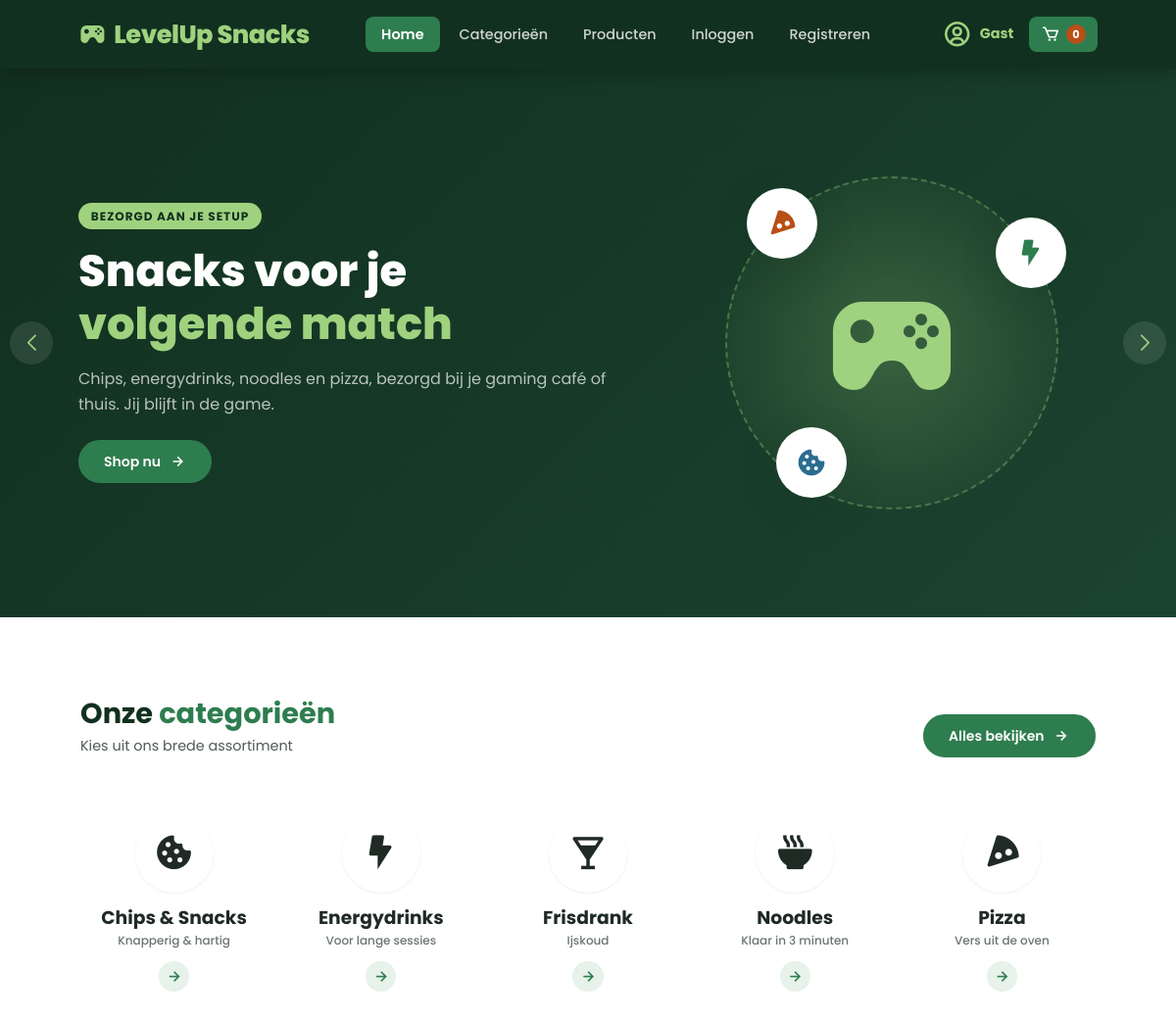
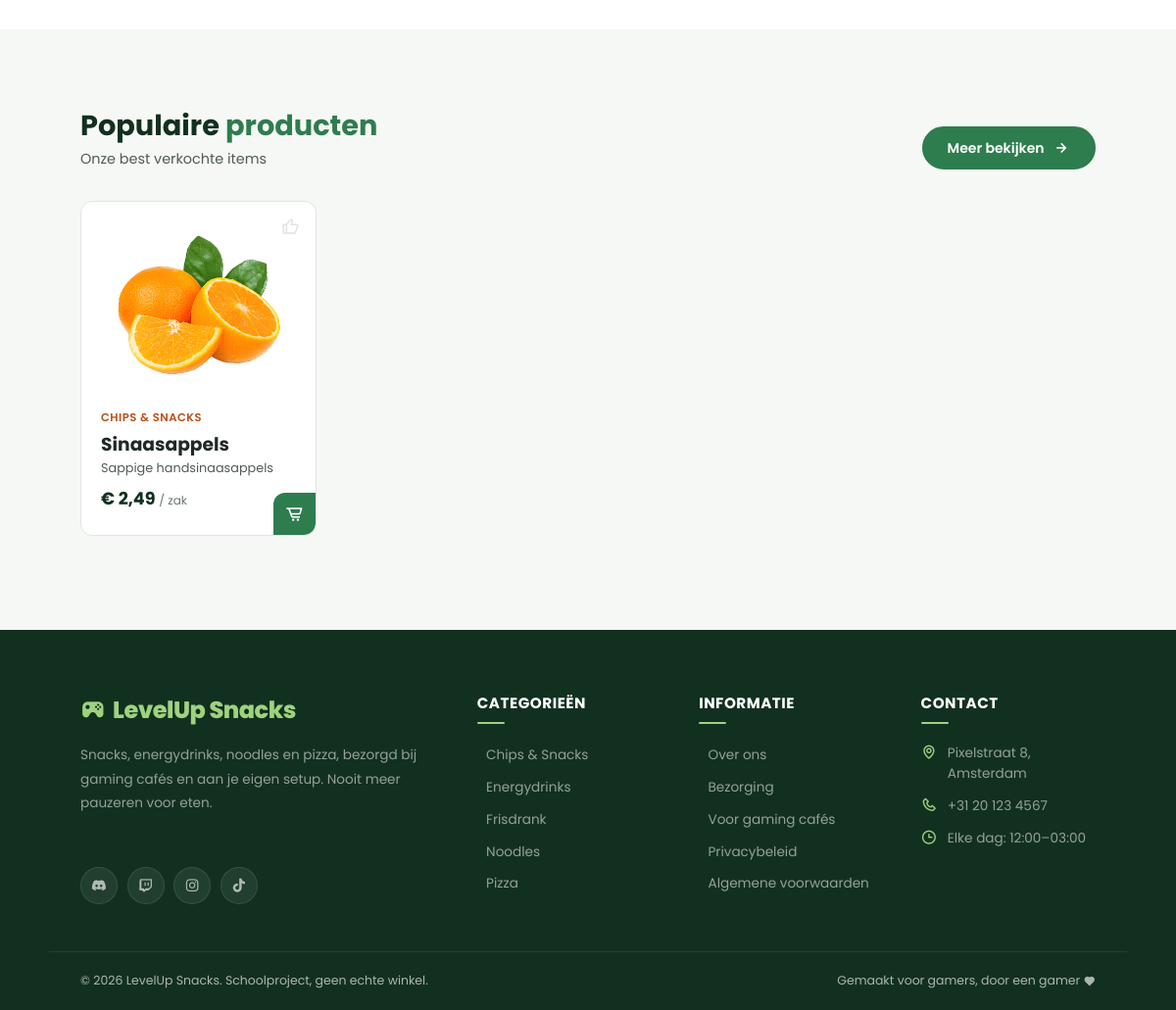
The page / on the database its author committed (2 pictures, top to bottom).
### tables this page shows
CREATE TABLE IF NOT EXISTS `products` (
  `id`          INT(11)      NOT NULL AUTO_INCREMENT,
  `name`        VARCHAR(100) NOT NULL,
  `description` VARCHAR(255) NOT NULL DEFAULT '',
  `price`       DECIMAL(8,2) NOT NULL,   
  `image`       VARCHAR(255) NOT NULL,   
  `category`    INT(11)      NOT NULL,
  PRIMARY KEY (`id`)
);

### includes/functions.php (called while the page is built, shortened)
<?php
function e(mixed $value): string
{
    return htmlspecialchars((string) $value, ENT_QUOTES, 'UTF-8');
}
function asset(string $path): string
{
    $file = __DIR__ . '/../' . $path;
    $version = is_file($file) ? filemtime($file) : 0;
    return APPURL . '/' . $path . '?v=' . $version;
}
function format_price(float|string $amount): string
{
    return '€ ' . number_format((float) $amount, 2, ',', '.');
}
function current_user(): ?array
{
    return $_SESSION['user'] ?? null;
}

### includes/product-card.php (the view)
<?php
$productCategory = CATEGORIES[$product['category']] ?? ['name' => '', 'unit' => 'stuk'];
?>
<div class="box">
    <i class="bx bx-like"></i>
    <img src="<?= APPURL ?>/images/<?= e($product['image']) ?>" alt="<?= e($product['name']) ?>">
    <?php if ($productCategory['name']): ?>
        <span class="category-tag"><?= e($productCategory['name']) ?></span>
    <?php endif; ?>
    <h3><?= e($product['name']) ?></h3>
    <?php if (!empty($product['description'])): ?>
        <p class="description"><?= e($product['description']) ?></p>
    <?php endif; ?>
    <p class="price"><?= format_price($product['price']) ?> <span>/ <?= e($productCategory['unit']) ?></span></p>
    <i class="bx bx-cart-alt add-to-cart"
       data-id="<?= (int) $product['id'] ?>"
       data-name="<?= e($product['name']) ?>"
       data-price="<?= e($product['price']) ?>"></i>
</div>

### includes/header.php (shortened to what this page needs)
<?php
$inAdmin     = str_contains($_SERVER['PHP_SELF'], '/admin/');
$currentPage = $inAdmin ? '' : basename($_SERVER['PHP_SELF']);
$user        = current_user();
function active_class(array $pages, string $currentPage): string
{
    return in_array($currentPage, $pages, true) ? ' class="home-active"' : '';
}
?>
<!DOCTYPE html>
<html lang="nl">
<head>
    <link rel="stylesheet" href="https://cdn.jsdelivr.net/npm/boxicons@2.1.4/css/boxicons.min.css">
    <link rel="stylesheet" href="https://cdn.jsdelivr.net/npm/swiper@11/swiper-bundle.min.css">
    <link rel="stylesheet" href="<?= asset('style.css') ?>">
</head>
<body>
    <header>
        <a href="<?= APPURL ?>/index.php" class="logo">
            <i class="bx bxs-joystick"></i> <?= APP_NAME ?>
        </a>
        <ul class="navbar" id="navbar">
            <li><a href="<?= APPURL ?>/index.php"<?= active_class(['index.php'], $currentPage) ?>>Home</a></li>
            <li><a href="<?= APPURL ?>/categories.php"<?= active_class(['categories.php', 'category.php'], $currentPage) ?>>Categorieën</a></li>
            <li><a href="<?= APPURL ?>/products.php"<?= active_class(['products.php'], $currentPage) ?>>Producten</a></li>
            <?php if ($user): ?>
                <li><a href="<?= APPURL ?>/account/orders.php"<?= active_class(['orders.php'], $currentPage) ?>>Bestellingen</a></li>
                <li><a href="<?= APPURL ?>/account/logout.php">Uitloggen</a></li>
            <?php else: ?>
                <li><a href="<?= APPURL ?>/account/login.php"<?= active_class(['login.php'], $currentPage) ?>>Inloggen</a></li>
                <li><a href="<?= APPURL ?>/account/register.php"<?= active_class(['register.php'], $currentPage) ?>>Registreren</a></li>
            <?php endif; ?>
        </ul>
        <div class="header-right">
            <div class="profile">
                <i class="bx bx-user-circle"></i>
                <span><?= $user ? e($user['name']) : 'Gast' ?></span>
            </div>
            <button class="cart-btn" id="cart-toggle" aria-label="Winkelwagen">
                <i class="bx bx-cart"></i>
                <span id="cart-count">0</span>
            </button>
        </div>
    </header>

### index.php (shortened to what this page needs)
<?php
require_once __DIR__ . '/includes/config.php';
$products = $pdo->query('SELECT * FROM products LIMIT 8')->fetchAll();
require __DIR__ . '/includes/header.php';
?>
<section class="home swiper" id="home">
    <div class="swiper-wrapper">
        <div class="swiper-slide container">
            <div class="home-text">
                <span class="tag">Bezorgd aan je setup</span>
                <h1>Snacks voor je<br><span>volgende match</span></h1>
                <p>Chips, energydrinks, noodles en pizza, bezorgd bij je gaming café of thuis. Jij blijft in de game.</p>
                <a href="#products" class="btn">Shop nu <i class="bx bx-right-arrow-alt"></i></a>
            </div>
            <div class="hero-visual" aria-hidden="true">
                <i class="bx bxs-joystick hero-icon"></i>
                <span class="hero-badge badge-1"><i class="bx bxs-pizza"></i></span>
                <span class="hero-badge badge-2"><i class="bx bxs-bolt"></i></span>
                <span class="hero-badge badge-3"><i class="bx bxs-cookie"></i></span>
            </div>
        </div>
    </div>
    <div class="swiper-button-next"></div>
    <div class="swiper-button-prev"></div>
</section>
<section class="categories" id="categories">
    <div class="section-wrapper">
        <div class="heading">
            <div>
                <h1>Onze <span>categorieën</span></h1>
                <p>Kies uit ons brede assortiment</p>
            </div>
            <a href="categories.php" class="btn">Alles bekijken <i class="bx bx-right-arrow-alt"></i></a>
        </div>
        <?php include __DIR__ . '/includes/category-grid.php'; ?>
    </div>
</section>
<section class="products" id="products">
    <div class="section-wrapper">
        <div class="heading">
            <div>
                <h1>Populaire <span>producten</span></h1>
                <p>Onze best verkochte items</p>
            </div>
            <a href="products.php" class="btn">Meer bekijken <i class="bx bx-right-arrow-alt"></i></a>
        </div>
        <?php include __DIR__ . '/includes/product-grid.php'; ?>
    </div>
</section>
<?php include __DIR__ . '/includes/footer.php'; ?>

### includes/category-grid.php (shortened to what this page needs)
<div class="categories-container">
    <?php foreach (CATEGORIES as $id => $category): ?>
        <a href="<?= APPURL ?>/category.php?id=<?= $id ?>" class="box cat-<?= $id ?>">
            <span class="category-icon" aria-hidden="true"><i class="bx <?= e($category['icon']) ?>"></i></span>
            <h3><?= e($category['name']) ?></h3>
            <span><?= e($category['subtitle']) ?></span>
            <i class="bx bx-right-arrow-alt" aria-hidden="true"></i>
        </a>
    <?php endforeach; ?>
</div>

### includes/product-grid.php (shortened to what this page needs)
<div class="products-container">
    <?php if ($products): ?>
        <?php foreach ($products as $product): ?>
            <?php include __DIR__ . '/product-card.php'; ?>
        <?php endforeach; ?>
    <?php else: ?>
        <p class="empty-message">Geen producten gevonden.</p>
    <?php endif; ?>
</div>

### includes/footer.php (shortened to what this page needs)
<footer>
    <div class="footer-grid">
        <div class="footer-brand">
            <a href="<?= APPURL ?>/index.php" class="logo"><i class="bx bxs-joystick"></i> <?= APP_NAME ?></a>
            <p>Snacks, energydrinks, noodles en pizza, bezorgd bij gaming cafés en aan je eigen setup. Nooit meer pauzeren voor eten.</p>
            <div class="footer-socials">
                <a href="#" aria-label="Discord"><i class="bx bxl-discord-alt"></i></a>
                <a href="#" aria-label="Twitch"><i class="bx bxl-twitch"></i></a>
                <a href="#" aria-label="Instagram"><i class="bx bxl-instagram"></i></a>
                <a href="#" aria-label="TikTok"><i class="bx bxl-tiktok"></i></a>
            </div>
        </div>
        <div class="footer-col">
            <h3>Categorieën</h3>
            <ul>
                <?php foreach (CATEGORIES as $id => $category): ?>
                    <li><a href="<?= APPURL ?>/category.php?id=<?= $id ?>"><?= e($category['name']) ?></a></li>
                <?php endforeach; ?>
            </ul>
        </div>
        <div class="footer-col">
            <h3>Informatie</h3>
            <ul>
                <li><a href="#">Over ons</a></li>
                <li><a href="#">Bezorging</a></li>
                <li><a href="#">Voor gaming cafés</a></li>
                <li><a href="#">Privacybeleid</a></li>
                <li><a href="#">Algemene voorwaarden</a></li>
            </ul>
        </div>
        <div class="footer-col">
            <h3>Contact</h3>
            <div class="contact-item"><i class="bx bx-map"></i><span>Pixelstraat 8, Amsterdam</span></div>
            <div class="contact-item"><i class="bx bx-phone"></i><span>+31 20 123 4567</span></div>
            <div class="contact-item"><i class="bx bx-time"></i><span>Elke dag: 12:00–03:00</span></div>
        </div>
    </div>
    <div class="footer-bottom">
        <p>© <?= date('Y') ?> <?= APP_NAME ?>. Schoolproject, geen echte winkel.</p>
        <p>Gemaakt voor gamers, door een gamer <i class="bx bxs-heart footer-heart"></i></p>
    </div>
</footer>
</body>
</html>

### rows shown on the page
products: image (picture), category "CHIPS & SNACKS", name "Sinaasappels", description "Sappige handsinaasappels", price "€ 2,49", category "zak"

### other values the page prints
APP_NAME "LevelUp Snacks"
$category['name'] "Chips & Snacks"
$category['subtitle'] "Knapperig & hartig"
$category['name'] "Energydrinks"
$category['subtitle'] "Voor lange sessies"
$category['name'] "Frisdrank"
$category['subtitle'] "Ijskoud"
$category['name'] "Noodles"
$category['subtitle'] "Klaar in 3 minuten"
$category['name'] "Pizza"
$category['subtitle'] "Vers uit de oven"
